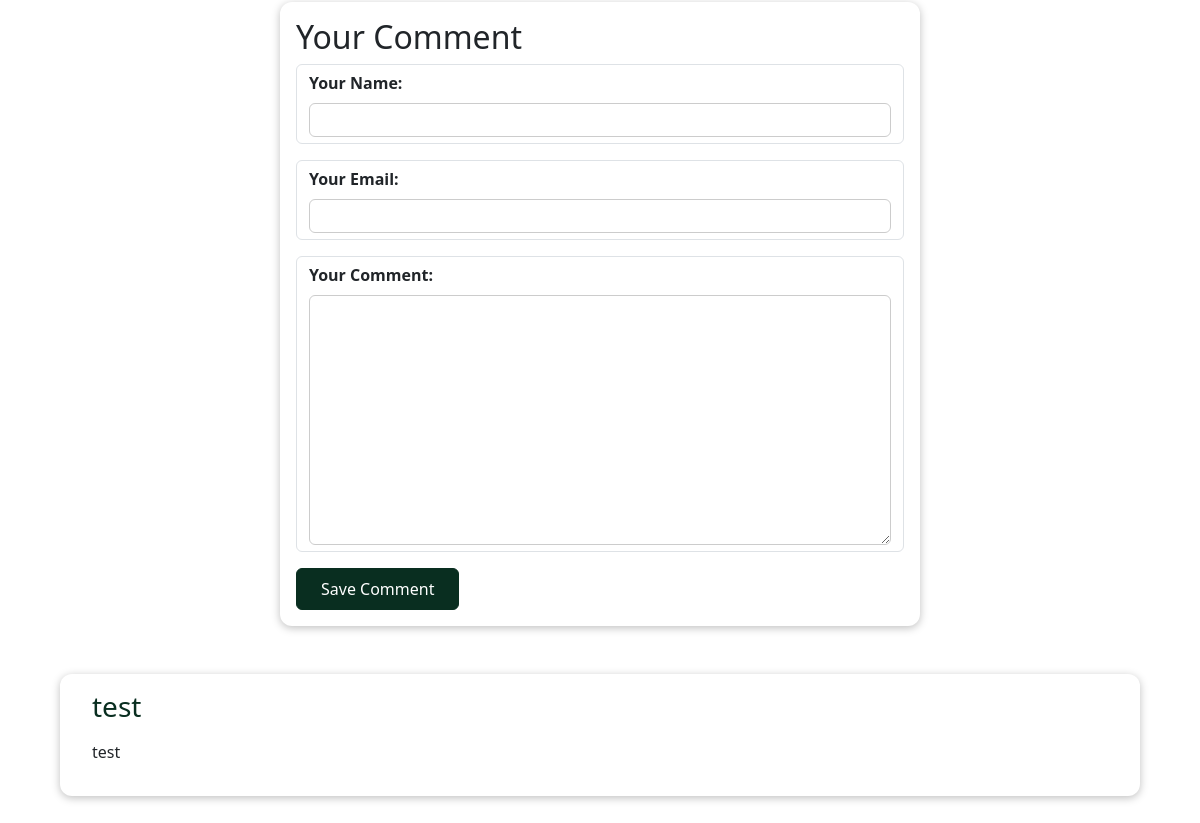
The app's page /posts/microsoft-news (lower part), older data.
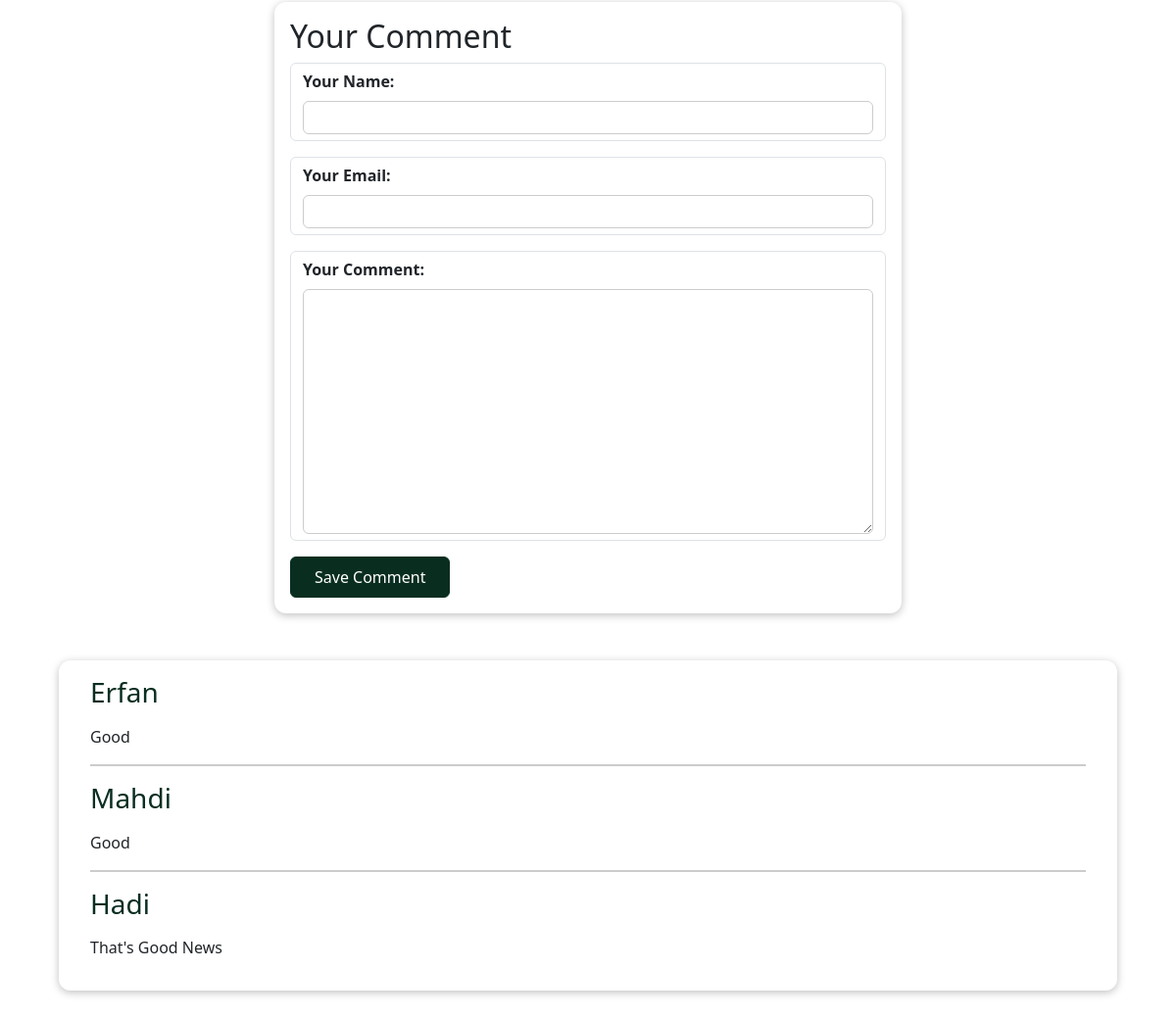
The same page, newer data.
### blog/models.py (models this page shows)
class Comment(models.Model):
    user_name = models.CharField(max_length=120)
    user_email = models.EmailField()
    text = models.TextField(max_length=400)
    post = models.ForeignKey(Post, on_delete=models.CASCADE, related_name="comments")  # One-to-many Relationship

### blog/views.py (the view, shortened to what this page needs)
# urls.py: path('posts/<slug:slug>', views.PostDetailView.as_view(), name='single-post-page'),
class PostDetailView(View):
    def add_favourite_posts(self, request, post_id):
        favourite_posts = request.session.get("favourite_posts")
        if favourite_posts is not None:
            is_favourite_posts = post_id in favourite_posts
        else:
            is_favourite_posts = False
        return is_favourite_posts
    def get(self, request, slug):
        post = Post.objects.get(slug=slug)
        context = {
            "post": post,
            "post_tags": post.tags.all(),
            "comment_form": CommentForm(),
            "comments": post.comments.all().order_by("-id"),
            "favourite": self.add_favourite_posts(request, post.id)
        }
        return render(request, "blog/single-post.html", context)

### blog/forms.py
class CommentForm(forms.ModelForm):
    class Meta:
        model = Comment
        exclude = ["post"]
        labels = {
          "user_name": "Your Name",
          "user_email": "Your Email",
          "text": "Your Comment"
        }

### blog/models.py (called while the page is built)
    def __str__(self):
        return f"{self.first_name} {self.last_name}"

### blog/templates/blog/single-post.html (shortened to what this page needs)
{% extends 'base.html' %}
{% load static %}
{% block css_files %}
    <link rel="stylesheet" href="{% static "blog/single-post.css" %}">
{% endblock %}
{% block content %}
    <section id="comment-form">
        <h2>Your Comment</h2>
        <form action="{% url "single-post-page" post.slug %}" method="POST">
            {% for form_field in comment_form %}
                <div class="form-control {% if form_field.errors %}error{% endif %}">
                    {{ form_field.label_tag }}
                    {{ form_field }}
                </div>
            {% endfor %}
            <button type="submit">Save Comment</button>
        </form>
    </section>
    <section id="comments">
        <ul>
            {% for comment in comments %}
                <li>
                    <h3>{{ comment.user_name }}</h3>
                    <p>{{ comment.text|linebreaks }}</p>
                </li>
            {% endfor %}
        </ul>
    </section>
{% endblock %}

### templates/base.html (shortened to what this page needs)
{% load static %}
<!doctype html>
<html lang="en">
<head>
    <link rel="stylesheet" href="{% static "base.css" %}">
    <link rel="stylesheet" href="{% static "bootstrap.min.css" %}">
    {% block css_files %}{% endblock %}
</head>
<body>
{% block content %}{% endblock %}
</body>
</html>

### static/base.css (style rules this page uses)
html { font-family: "Vazirmatn", sans-serif; font-optical-sizing: auto; font-style: normal; }

### blog/static/blog/single-post.css (style rules this page uses)
#comment-form { margin: 3rem auto; width: 90%; max-width: 40rem; border-radius: 12px; background-color: white; box-shadow: 0 2px 8px rgba(0, 0, 0, 0.25); padding: 1rem; }
#comment-form button { font: inherit; background-color: #092E20; color: white; border: 1px solid #092E20; padding: 0.5rem 1.5rem; border-radius: 6px; cursor: pointer; }
.form-control { margin-bottom: 1rem; }
.form-control label { font-weight: bold; margin-bottom: 0.5rem; display: block; }
.form-control input, .form-control textarea { display: block; width: 100%; font: inherit; padding: 0.25rem; border-radius: 6px; border: 1px solid #ccc; }
#comments { margin: 3rem auto; width: 90%; max-width: 70rem; border-radius: 12px; background-color: white; box-shadow: 0 2px 8px rgba(0, 0, 0, 0.25); padding: 1rem 2rem; }
#comments ul { list-style: none; margin: 0; padding: 0; }
#comments li { margin-bottom: 1rem; border-bottom: 2px solid #CCCCCC; }
#comments li:last-of-type { border-bottom: none; }
#comments h3 { color: #092E20; }

Row changes from the older to the newer data that the page shows:
removed Comment: user_name "test", text "test"
added Comment: user_name "Erfan", text "Good"
added Comment: user_name "Mahdi", text "Good"
added Comment: user_name "Hadi", text "That's Good News"
